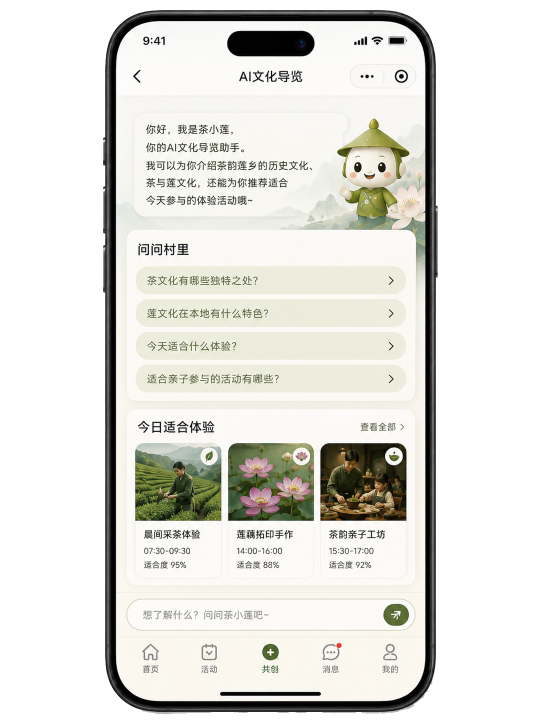
#> input picture demo_pic/乡村AI文化导览_透明底.png, 1086 x 1448 px, found by its file name (shown at 1/2 size)
$ python check-transparent.py
#> lines starting #> are read from the running program, lines starting #| are printed output that depends on the picture
from pathlib import Path
from PIL import Image, ImageDraw
files = [
    Path(r'E:\vibe_coding\profilo\demo_pic\乡村AI文化导览_透明底.png'),
    Path(r'E:\vibe_coding\profilo\demo_pic\乡村活动预约_透明底.png'),
    Path(r'E:\vibe_coding\profilo\demo_pic\乡村村民共创_透明底.png'),
    Path(r'E:\vibe_coding\profilo\demo_pic\乡村运营洞察_透明底.png'),
    Path(r'E:\vibe_coding\profilo\demo_pic\茶韵莲乡首页_透明底.png'),
]
thumbs=[]
for p in files:
    im=Image.open(p).convert('RGBA')
#> im is the input picture: PIL image 1086x1448 RGBA; mean R, G, B, A 222.3, 221.4, 216.1, 149.7
    im.thumbnail((190,260), Image.Resampling.LANCZOS)
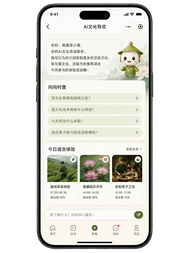
#> im: PIL image 190x253 RGBA; mean R, G, B, A 122.3, 121.9, 116.6, 149.7; transparent parts drawn white
    thumbs.append((p,im.copy()))
#> pass 2 of the loop `for p in files:`:
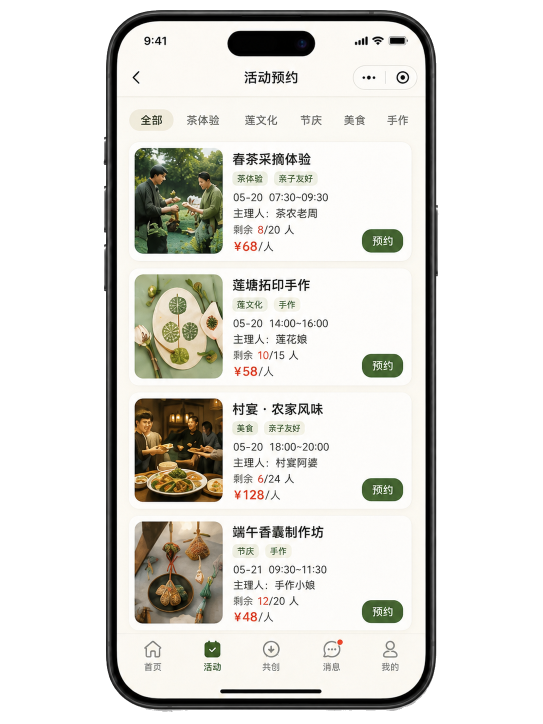
#> input picture demo_pic/乡村活动预约_透明底.png, 1086 x 1448 px, found by its file name (shown at 1/2 size)
#> im is the input picture: PIL image 1086x1448 RGBA; mean R, G, B, A 219.4, 218.1, 213, 148.9
#> `im.thumbnail((190,260), Image.Resampling.LANCZOS)`:
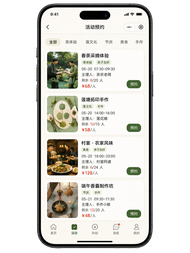
#> im: PIL image 190x253 RGBA; mean R, G, B, A 117.7, 116.6, 111.6, 148.9; transparent parts drawn white
#> pass 3 of the loop `for p in files:`:
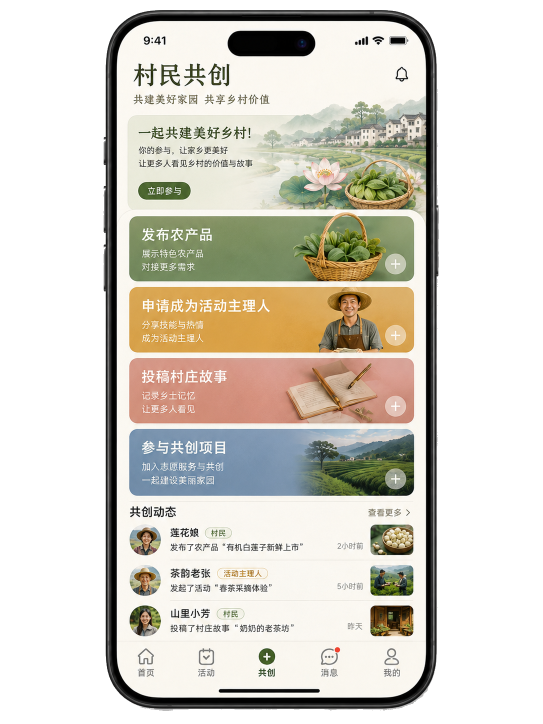
#> input picture demo_pic/乡村村民共创_透明底.png, 1086 x 1448 px, found by its file name (shown at 1/2 size)
#> im is the input picture: PIL image 1086x1448 RGBA; mean R, G, B, A 210.7, 206.8, 196.9, 149.2
#> `im.thumbnail((190,260), Image.Resampling.LANCZOS)`:
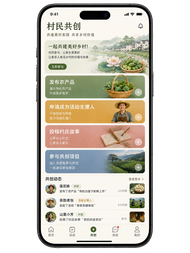
#> im: PIL image 190x253 RGBA; mean R, G, B, A 111.3, 107.6, 97.7, 149.2; transparent parts drawn white
#> the loop made 5 passes; the first 3 are shown
w=5*220+40; h=330
#> after `w = 5 * 220 + 40`: w = 1140
bg=Image.new('RGBA',(w,h),(0,83,49,255))
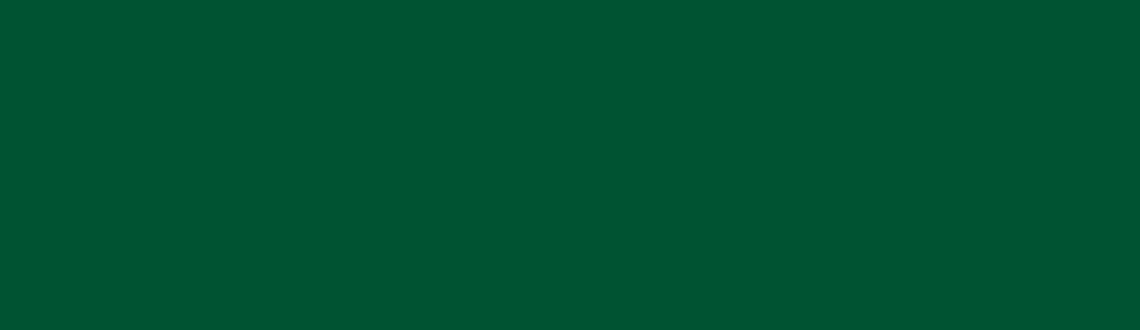
#> bg: PIL image 1140x330 RGBA; mean R, G, B, A 0, 83, 49, 255
d=ImageDraw.Draw(bg)
for i,(p,im) in enumerate(thumbs):
    x=20+i*220+(190-im.width)//2; y=24
    bg.alpha_composite(im,(x,y))
    d.text((20+i*220,295),p.stem[:12],fill=(236,120,166,255))
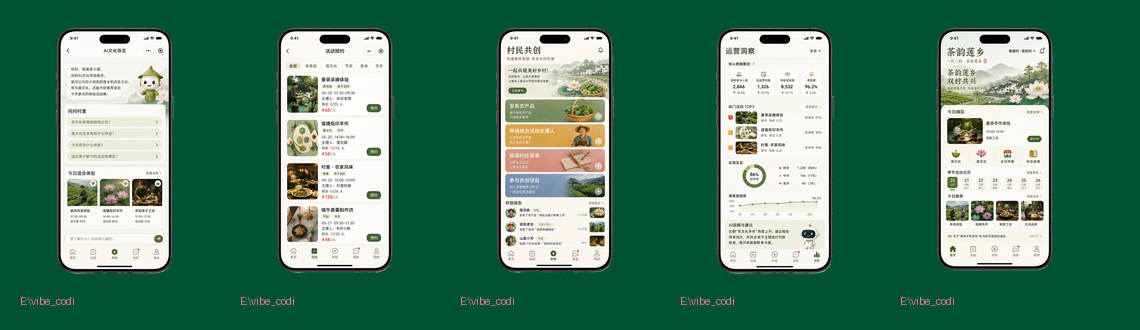
#> bg: PIL image 1140x330 RGBA; mean R, G, B, A 74.7, 125.7, 100.5, 255
out=Path(r'E:\vibe_coding\profilo\outputs\manual-20260601-rural-ai-assistant\transparent-check.png')
bg.save(out)
print(out)
for p in files:
    im=Image.open(p).convert('RGBA')
    corners=[im.getpixel((0,0))[3], im.getpixel((im.width-1,0))[3], im.getpixel((0,im.height-1))[3], im.getpixel((im.width-1,im.height-1))[3]]
#> corners = [0, 0, 0, 0]
    print(p.name, corners)
#| E:\vibe_coding\profilo\demo_pic\乡村AI文化导览_透明底.png [0, 0, 0, 0]
#> pass 2 of the loop `for p in files:`:
#| E:\vibe_coding\profilo\demo_pic\乡村活动预约_透明底.png [0, 0, 0, 0]
#> pass 3 of the loop `for p in files:`:
#| E:\vibe_coding\profilo\demo_pic\乡村村民共创_透明底.png [0, 0, 0, 0]
#> the loop made 5 passes; the first 3 are shown
